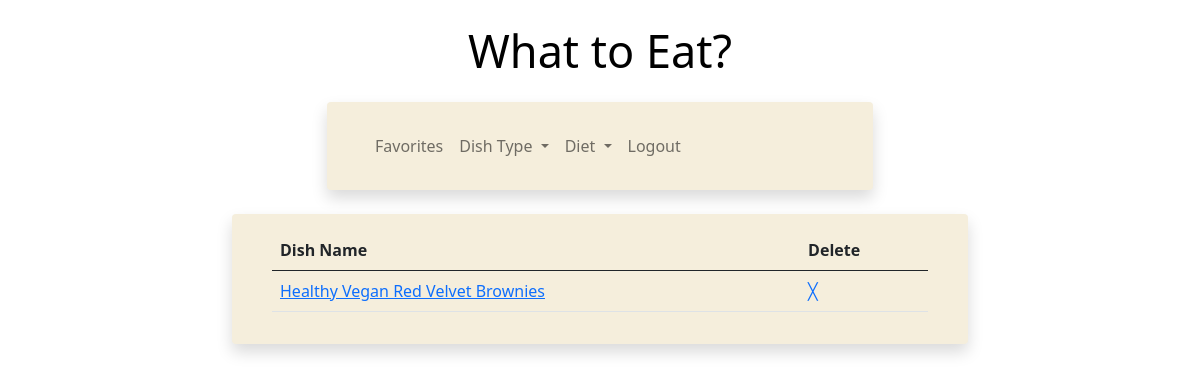
/favorites (signed in), run on an earlier commit of the app's database.
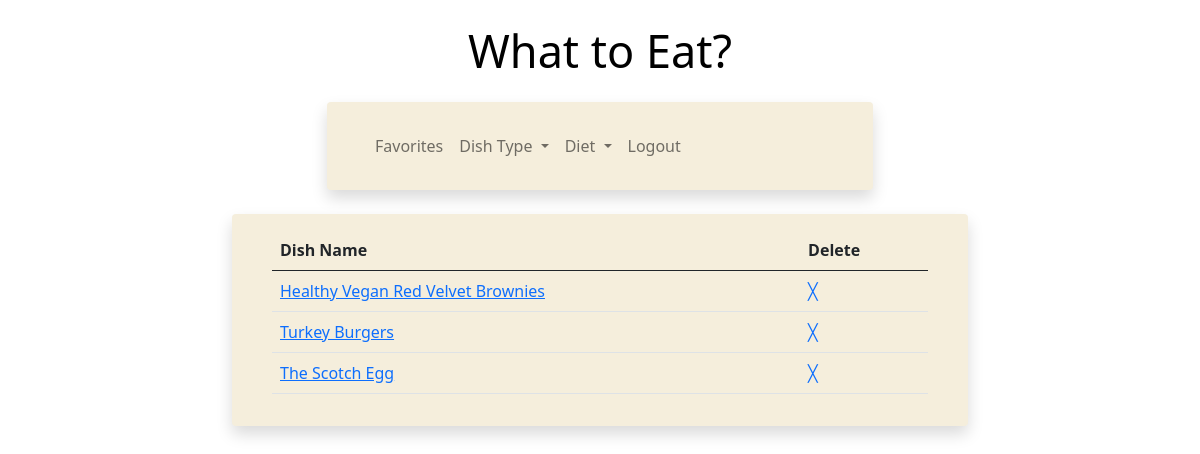
And on a later commit of the database.
### main.py (models this page shows)
class Favorite(db.Model):
    __tablename__ = 'favorites'
    id = db.Column(db.Integer, primary_key=True)
    recipe_id = db.Column(db.Integer, nullable=False)
    recipe_name = db.Column(db.String(200), nullable=False)
    owner_id = db.Column(db.Integer, db.ForeignKey("users.id"))
    owner = relationship("User", back_populates="favorites")

### main.py (the view)
@app.route('/favorites')
@login_required
def favorites():
    if current_user.is_authenticated:
        dishes = Favorite.query.filter_by(owner=current_user).all()
        return render_template("favorites.html", dishes=dishes)

### main.py (called while the page is built)
@login_manager.user_loader
def load_user(user_id):
    return User.query.get(user_id)

@app.before_request
def before_request():
    session.permanent = True
    app.permanent_session_lifetime = timedelta(minutes=15)

### templates/favorites.html (shortened to what this page needs)
{% extends 'base.html' %}
{% block content %}
<div class="container holder">
    <div class="row justify-content-md-center">
        <div class="col-lg-8 col-md-10 col-sm-12">
            <div class="shadow p-3 mb-5 bg-body rounded">
				<div class="container">
					<div class="row justify-content-md-center">
						<div class="col">
							<table class="table">
								{% if dishes %}
									<thead>
										<tr>
											<th scope="col">Dish Name</th>
											<th scope="col">Delete</th>
										</tr>
									</thead>
									<tbody>
									{% for dish in dishes %}
										<tr>
											<td><a href="{{ url_for('get_recipe', recipe_id=dish.recipe_id) }}">{{ dish.recipe_name }}</a></td>
											<td><a href="{{ url_for('delete', recipe_id=dish.id) }}">╳</a></td>
										</tr>
									{% endfor %}
								{% else %}
									<tr>
										<td><h3>Nothing here, go find something delicious!</h3></td>
									</tr>
								{% endif %}
								</tbody>
							</table>
						</div>
					</div>
				</div>
            </div>
        </div>
    </div>
</div>
{% endblock %}

### templates/base.html (shortened to what this page needs)
<!DOCTYPE html>
<html>
<head>
    <link href="https://cdn.jsdelivr.net/npm/bootstrap@5.0.2/dist/css/bootstrap.min.css" rel="stylesheet">
    <link rel="stylesheet" href="{{url_for('static', filename='css/styles.css')}}">
</head>
<body>
<div class="container main">
    <a class="brand" href="{{ url_for('home') }}"><h1 class="brand">What to Eat?</h1></a>
</div>
<div class="container navigation">
    <div class="row justify-content-md-center">
        <div class="col-lg-6 col-md-10 col-sm-12">
            <div class="shadow p-3 mb-5 bg-body rounded">
                <nav class="navbar navbar-expand-lg navbar-light">
                    <div class="container-fluid">
                        <div class="collapse navbar-collapse" id="navbarSupportedContent">
                          <ul class="navbar-nav me-auto mb-2 mb-lg-0">
                            {% if not current_user.is_authenticated %}
                                <li class="nav-item">
                                  <a class="nav-link" href="{{ url_for('login') }}">Login</a>
                                </li>
                                <li class="nav-item">
                                  <a class="nav-link" href="{{ url_for('register') }}">Register</a>
                                </li>
                            {% else %}
                             <li class="nav-item">
                              <a class="nav-link" href="{{ url_for('favorites') }}">Favorites</a>
                             </li>
                             {% endif %}
                            <li class="nav-item dropdown">
                              <a class="nav-link dropdown-toggle" href="#" id="navbarDropdown" role="button" data-bs-toggle="dropdown" aria-expanded="false">
                                Dish Type
                              </a>
                            </li>
                              <li class="nav-item dropdown">
                                  <a class="nav-link dropdown-toggle" href="#" id="dietDropdown" role="button" data-bs-toggle="dropdown" aria-expanded="false">
                                    Diet
                                  </a>
                              </li>
                            {% if current_user.is_authenticated %}
                              <li class="nav-item">
                                <a class="nav-link" href="{{ url_for('logout') }}">Logout</a>
                              </li>
                             {% endif %}
                          </ul>
                        </div>
                    </div>
                </nav>
            </div>
        </div>
    </div>
</div>
{% block content %}
{% endblock %}
</body>
</html>

### static/css/styles.css (style rules this page uses)
.mb-5 { margin-bottom: 0!important; }
.container.holder { margin-bottom: 30px; }
.container.main { text-align: center; margin-top: 2%; margin-bottom: 2%; }
.brand { font-size: 45px; text-decoration: none !important; color: black; }
.container { margin: 3%; }
.bg-body { background-color: #F5EEDC !important; }
.container { margin: auto; }
.container.navigation { margin-bottom: 1.5rem; }

What changed in the data, as far as the page shows it:
added Favorite: recipe_name "Turkey Burgers"
added Favorite: recipe_name "The Scotch Egg"
